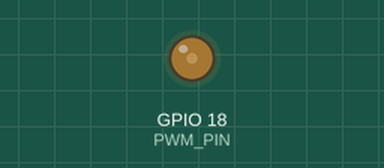
Recording of a program running on a simulated Raspberry Pi (BCM pin numbers). On the bench: output pins drawn as LEDs (lit = HIGH). At 8.3 s the program stops and its outputs stay as they are.

Above: at 0.1 s.
At 3.7 s:
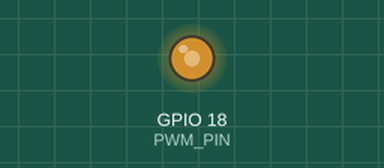
At 8.4 s:
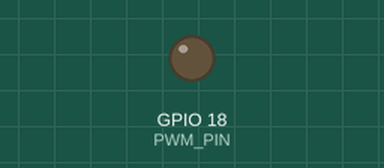
Timing chart, 0 to 9.8 s (numbered marks = the images above):
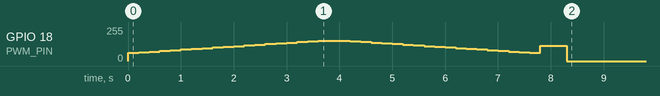

The program:

servo_drift.py
```python
import RPi.GPIO as GPIO
import argparse
import sys
from time import sleep

PWM_PIN = 18

GPIO.setmode(GPIO.BCM)
GPIO.setup(PWM_PIN, GPIO.OUT)
GPIO.setwarnings(False)
pwm = GPIO.PWM(PWM_PIN, 500)


def setup():
	pwm.start(25)

def main():
	duty_cycle = 24
	setup()
	check = True
	while(check):
		pwm.ChangeDutyCycle(duty_cycle)
		duty_cycle = duty_cycle + 2
		sleep(.2)
		if(duty_cycle == 62):
			check = False

def reverse_main():
	duty_cycle = 62
	check = True
	sleep(.2)
	while(check):
		duty_cycle = duty_cycle - 2
		pwm.ChangeDutyCycle(duty_cycle)
		sleep(.2)
		if(duty_cycle == 24):
			check = False

def servo_center():
	pwm.ChangeDutyCycle(45)
	sleep(.5)


main()
reverse_main()
#only uncomment if not using the two functions above
#setup()
servo_center()
GPIO.cleanup()
```

Measured:
- by itself, GPIO 18 (PWM_PIN): 0/255 → 61/255 at 0.00 s, → 66/255 0.20 s later, → 71/255 0.20 s later, → 77/255 0.20 s later, … (39 changes in this stretch)
